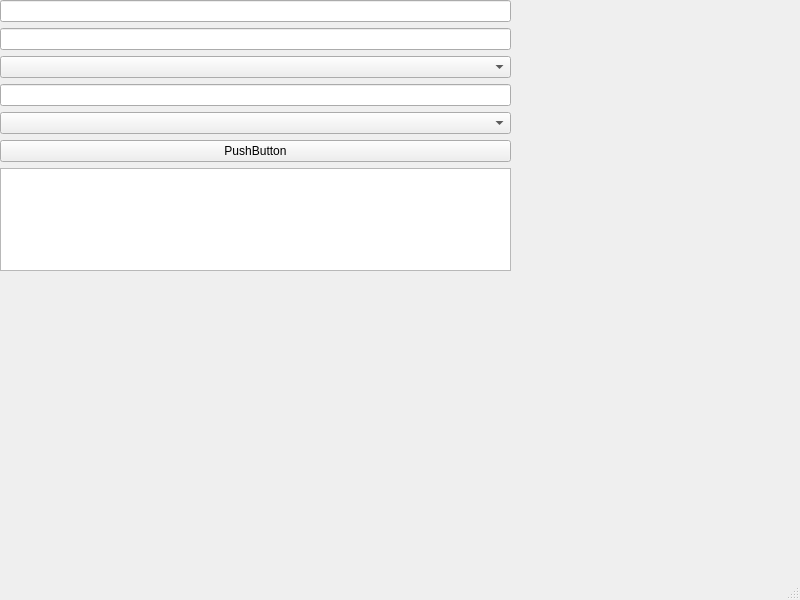
<?xml version="1.0" encoding="UTF-8"?>
<ui version="4.0">
 <class>MainWindow</class>
 <widget class="QMainWindow" name="MainWindow">
  <property name="geometry">
   <rect>
    <x>0</x>
    <y>0</y>
    <width>800</width>
    <height>600</height>
   </rect>
  </property>
  <property name="windowTitle">
   <string>MainWindow</string>
  </property>
  <widget class="QWidget" name="centralwidget">
   <widget class="QWidget" name="verticalLayoutWidget">
    <property name="geometry">
     <rect>
      <x>0</x>
      <y>0</y>
      <width>511</width>
      <height>271</height>
     </rect>
    </property>
    <layout class="QVBoxLayout" name="verticalLayout">
     <item>
      <widget class="QLineEdit" name="From"/>
     </item>
     <item>
      <widget class="QLineEdit" name="Input"/>
     </item>
     <item>
      <widget class="QComboBox" name="currFrom"/>
     </item>
     <item>
      <widget class="QLineEdit" name="To"/>
     </item>
     <item>
      <widget class="QComboBox" name="currTo"/>
     </item>
     <item>
      <widget class="QPushButton" name="convertButton">
       <property name="text">
        <string>PushButton</string>
       </property>
      </widget>
     </item>
     <item>
      <widget class="QTextEdit" name="Output"/>
     </item>
    </layout>
   </widget>
  </widget>
  <widget class="QMenuBar" name="menubar">
   <property name="geometry">
    <rect>
     <x>0</x>
     <y>0</y>
     <width>800</width>
     <height>22</height>
    </rect>
   </property>
  </widget>
  <widget class="QStatusBar" name="statusbar"/>
 </widget>
 <resources/>
 <connections/>
</ui>
